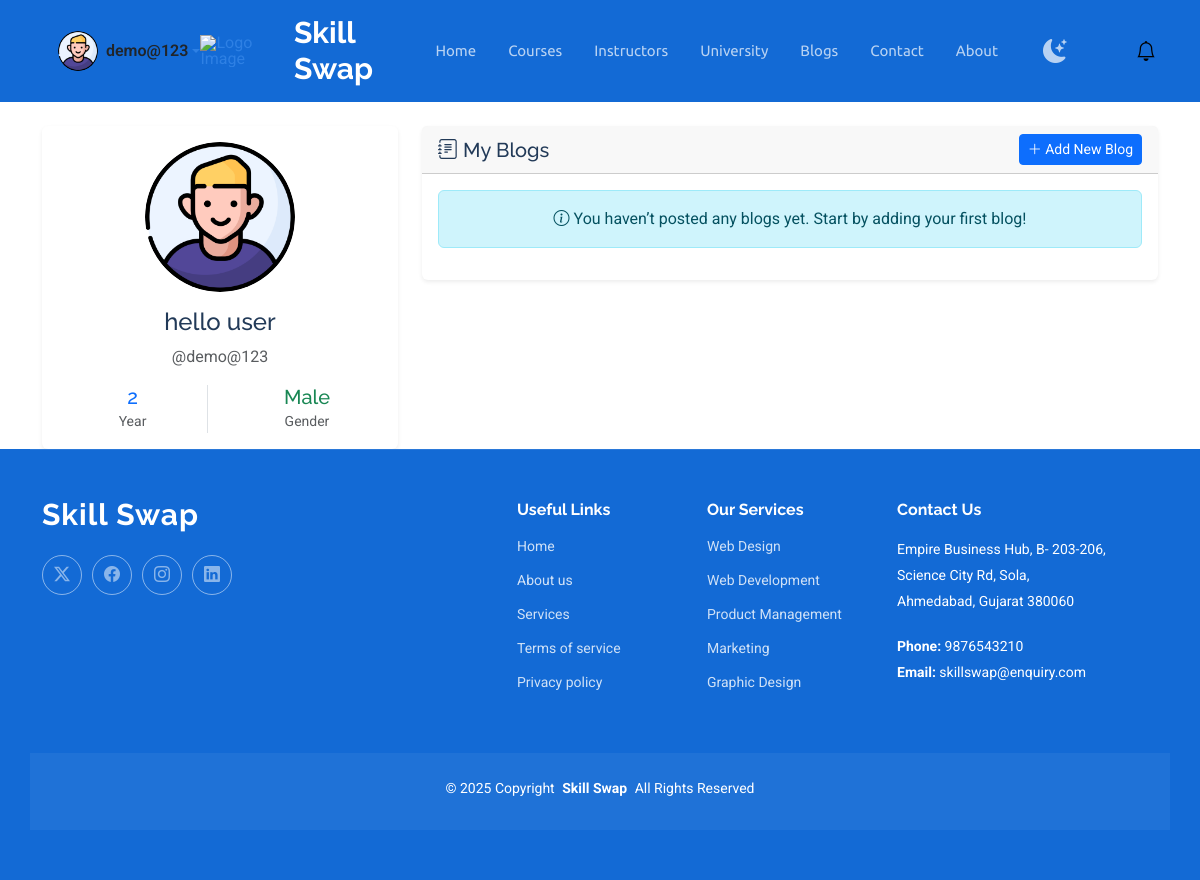
The page /myblogs/ (signed in) on the database its author committed.
### apps/accounts/models.py (models this page shows, shortened)
class User(models.Model):
    class Meta:
        ordering = ['-created_at']
        db_table = 'userprofile'
    YEAR_CHOICES = (
        ('1','First Year'),
        ('2','Second Year'),
        ('3','Third Year'),
        ('4','Fourth Year'),
    )
    GENDER_CHOICES = (
        ('M' , 'Male'),
        ('F' , 'Female'),
        ('O' , 'Other'),
    )
    username = models.CharField(max_length=25,unique=True)
    first_name = models.CharField(max_length=20)
    last_name = models.CharField(max_length=20)
    gender = models.CharField(max_length=10,choices=GENDER_CHOICES)
    profile_pic = models.ImageField(upload_to=profile_images , blank=True , null=True)
    university_name = models.ForeignKey(University,on_delete=models.SET_NULL,null=True)
    personal_email = models.EmailField(unique=True,help_text="Use Your Personal Email Address")
    department = models.ForeignKey(Department,on_delete=models.SET_NULL,null=True,related_name='students')
    branch = models.ForeignKey(Branch,on_delete=models.SET_NULL,null=True,related_name='students')
    skills = models.ManyToManyField("category_skills.Skills" , blank=True , related_name="users")
    year = models.CharField(max_length=20,choices=YEAR_CHOICES)
    bio = models.TextField(max_length=250,blank=True,help_text="Tell Others About Yourself")
    current_password = models.CharField(max_length = 128)
    previous_password = models.CharField(max_length = 128,blank=True,null=True)
    created_at = models.DateTimeField(auto_now_add=True)
    updated_at = models.DateTimeField(auto_now=True)

### apps/accounts/views.py (the view)
    def wrapper(request, *args, **kwargs):
        if 'user_id' not in request.session:
            messages.error(request, "Please log in to access this page.")
            return redirect("core:home")
        return view_func(request, *args, **kwargs)

### apps/accounts/context_processors.py (called while the page is built)
def custom_user(request):
    user_obj = None
    if request.session.get("user_id"):
        try:
            user_obj = User.objects.get(id=request.session["user_id"])
        except User.DoesNotExist:
            pass
    return {"custom_user": user_obj}

### apps/accounts/views.py (called while the page is built)
def login_required_custom(view_func):
    def wrapper(request, *args, **kwargs):
        if 'user_id' not in request.session:
            messages.error(request, "Please log in to access this page.")
            return redirect("core:home")
        return view_func(request, *args, **kwargs)
    return wrapper

### apps/blog/views.py (called while the page is built)
@login_required_custom
def BlogProfileView(request):
    user_id = request.session.get("user_id")
    user = get_object_or_404(User, id=user_id)
    user_blogs = Blog.objects.filter(author=user).prefetch_related("images").order_by("-created_at")  # user's blogs
    for blog in user_blogs:
        blog.thumbnail_image = blog.images.filter(thumbnail=True).first()
    context = {
        "custom_user": user,
        "user_blogs": user_blogs,
    }
    return render(request, "blog/blogs_profile.html", context)

### templates/blog/blogs_profile.html (shortened to what this page needs)
{% extends "layout/base.html" %}
{% load static %}
{% block mainsection %}
<div class="container mt-4">
    <div class="row">
        <div class="col-lg-4">
            <div class="card shadow-sm">
                <div class="card-body text-center">
                    <div class="position-relative d-inline-block mb-3">
                        {% if custom_user.profile_pic %}
                            <img src="{{ custom_user.profile_pic.url }}" alt="Profile Picture"
                                 class="rounded-circle" style="width: 150px; height: 150px; object-fit: cover;" id="profileImage">
                        {% else %}
                            <img src="{% static 'assets/img/default-avatar.webp' %}" alt="Default Avatar"
                                 class="rounded-circle" style="width: 150px; height: 150px; object-fit: cover;" id="profileImage">
                        {% endif %}
                    </div>
                    <h4>{{ custom_user.first_name }} {{ custom_user.last_name }}</h4>
                    <p class="text-muted">@{{ custom_user.username }}</p>
                    <div class="row text-center mt-3">
                        <div class="col-6">
                            <div class="border-end">
                                <h5 class="text-primary mb-0">{{ custom_user.year }}</h5>
                                <small class="text-muted">Year</small>
                            </div>
                        </div>
                        <div class="col-6">
                            <h5 class="text-success mb-0">{{ custom_user.get_gender_display }}</h5>
                            <small class="text-muted">Gender</small>
                        </div>
                    </div>
                </div>
            </div>
        </div>
        <div class="col-lg-8">
            <div class="card shadow-sm">
                <div class="card-header d-flex justify-content-between align-items-center">
                    <h5 class="mb-0"><i class="bi bi-journal-text"></i> My Blogs</h5>
                    <a href="{% url 'blog:add_blog' %}" class="btn btn-primary btn-sm">
                        <i class="bi bi-plus-lg"></i> Add New Blog
                    </a>
                </div>
                <div class="card-body">
                    {% if user_blogs %}
                        <div class="row">
                            {% for blog in user_blogs %}
                            <div class="col-md-6 mb-3">
                                <div class="card border rounded shadow-sm h-100">
                                    {% if blog.thumbnail_image %}
                                        <img src="{{ blog.thumbnail_image.image.url }}" alt="{{ blog.title }}" class="card-img-top" style="height: 180px; object-fit: cover;">
                                    {% else %}
                                        <img src="{% static 'assets/img/default-blog.jpg' %}" alt="Blog Image" class="card-img-top" style="height: 180px; object-fit: cover;">
                                    {% endif %}
                                    <div class="card-body d-flex flex-column">
                                        <h6 class="card-title">{{ blog.title }}</h6>
                                        <p class="card-text text-muted small mb-2">{{ blog.description|truncatewords:20 }}</p>
                                        <div class="mt-auto">
                                            <small class="text-muted">
                                                <i class="bi bi-calendar"></i> {{ blog.created_at|date:"M d, Y" }} |
                                                <i class="bi bi-tag"></i> {{ blog.category.name }}
                                            </small>
                                            <div class="d-flex justify-content-between mt-2">
                                                <a href="{% url 'blog:blog-details' blog.id %}" class="btn btn-sm btn-outline-info">
                                                    <i class="bi bi-eye"></i> View
                                                </a>
                                                <a href="{% url 'blog:edit_blog' blog.id %}" class="btn btn-sm btn-outline-primary">
                                                    <i class="bi bi-pencil"></i> Edit
                                                </a>
                                                <a href="#" class="btn btn-sm btn-outline-danger"
                                                   onclick="return confirm('Are you sure you want to delete this blog?');">
                                                    <i class="bi bi-trash"></i> Delete
                                                </a>
                                            </div>
                                        </div>
                                    </div>
                                </div>
                            </div>
                            {% endfor %}
                        </div>
                    {% else %}
                        <div class="alert alert-info text-center">
                            <i class="bi bi-info-circle"></i> You haven’t posted any blogs yet. Start by adding your first blog!
                        </div>
                    {% endif %}
                </div>
            </div>
        </div>
    </div>
</div>
{% endblock %}

### templates/include/header.html (shortened to what this page needs)
{% load static %}
<header id="header" class="header d-flex align-items-center sticky-top">
  <div
    class="container-fluid container-xl position-relative d-flex align-items-center"
  >
    <a
      href="{% url 'core:home' %}"
      class="logo d-flex align-items-center me-auto"
    >
      <img src="{% static 'assets/img/logo.png' %}" alt="Logo Image" />
      <h1 class="sitename">Skill Swap</h1>
    </a>
    <nav id="navmenu" class="navmenu">
      <ul>
        <li><a href="{% url 'core:home' %}" class="{% if request.resolver_match.url_name == 'home' %} active {% endif %}">Home</a></li>
        <li><a href="{% url 'category_skills:courses' %}" class="{% if request.resolver_match.url_name == 'courses' %} active {% endif %}">Courses</a></li>
        <li><a href="{% url 'category_skills:instructors' %}" class="{% if request.resolver_match.url_name == 'instructors' %} active {% endif %}">Instructors</a></li>
        <li><a href="{% url 'university:university' %}" class="{% if request.resolver_match.url_name == 'university' %} active {% endif %}">University</a></li>
        <li><a href="{% url 'blog:blogs' %}" class="{% if request.resolver_match.url_name == 'blogs' %} active {% endif %}">Blogs</a></li>
        <li><a href="{% url 'core:contact' %}" class="{% if request.resolver_match.url_name == 'contact' %} active {% endif %}">Contact</a></li>
        <li><a href="{% url 'core:about' %}" class="{% if request.resolver_match.url_name == 'about' %} active {% endif %}">About</a></li>
        <li class="ms-2">
          <a class="nav-link theme-toggle me-3" id="theme-toggle" title="Toggle theme" href="#">
            <i class="bi bi-moon-stars-fill fs-4"></i>
          </a>
        </li>
        {% if custom_user %}
        <li class="ms-3">
          <div class="position-relative">
            <a href="#" class="text-decoration-none" id="notificationBell" data-bs-toggle="dropdown" aria-expanded="false">
              <i class="bi bi-bell fs-5"></i>
            </a>
          </div>
        </li>
        {% endif %}
      </ul>
    </nav>
    {% if custom_user %}
    <div class="dropdown ms-3">
      <a class="d-flex align-items-center text-decoration-none dropdown-toggle"
         href="#"
         id="userDropdown"
         role="button"
         data-bs-toggle="dropdown"
         aria-expanded="false">
        {% if custom_user.profile_pic %}
          <img src="{{ custom_user.profile_pic.url }}" alt="Profile Picture"
               class="rounded-circle me-2"
               style="width: 40px; height: 40px; object-fit: cover;" />
        {% else %}
          <img src="{% static 'assets/img/default-avatar.webp' %}" alt="Default Avatar"
               class="rounded-circle me-2"
               style="width: 40px; height: 40px; object-fit: cover;" />
        {% endif %}
        <span class="fw-semibold text-dark">{{ custom_user.username }}</span>
      </a>
    </div>
    {% else %}
      <a class="btn-getstarted" data-bs-toggle="modal" data-bs-target="#openloginModal" href="">Login</a>
    {% endif %}
  </div>
</header>

### rows shown on the page
User: profile_pic (picture), username "demo@123", first_name "hello", last_name "user", year "2", gender "Male"
